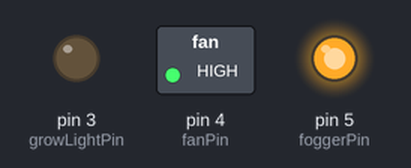
Bench run of a sketch on a simulated Arduino Uno, built with avr-gcc and run on an emulated ATmega328P. Shown: switched loads named in the sketch (green lamp = pin HIGH), output pins drawn as LEDs (lit = HIGH).

Above: at 0.1 s.
At 18.1 s:
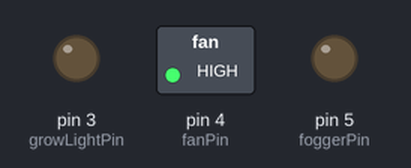
At 60.1 s:
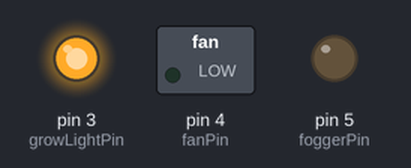
At 90.1 s:
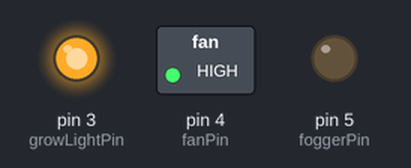
At 120.1 s:
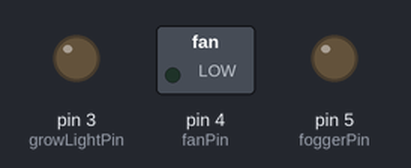
Timing chart, 0 to 121.6 s (numbered marks = the images above):
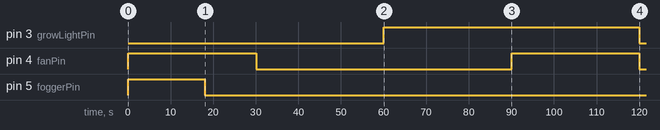

Measured:
- by itself, pin 3 (growLightPin): LOW → HIGH at 60.1 s, → LOW 60.0 s later
- by itself, pin 4 (fanPin): HIGH → LOW at 30.1 s, → HIGH 60.0 s later, → LOW 30.0 s later
- by itself, pin 5 (foggerPin): HIGH → LOW at 18.1 s

The sketch:

growlight_fanfog.ino
```cpp
// Define pins for fogger, fan, and grow light
const int foggerPin = 5;   // Replace with the actual fogger pin number
const int fanPin = 4;      // Replace with the actual fan pin number
const int growLightPin = 3; // Replace with the actual grow light pin number

// Define time intervals in milliseconds
const unsigned long foggerOnDuration = 18000;  // 5 minutes
const unsigned long foggerOffDuration = 180000;  // 1 minute
const unsigned long fanOnDuration = 30000;     // 5 minutes
const unsigned long fanOffDuration = 60000;     // 1 minute
const unsigned long growLightOnDuration = 60000; // 5 minutes
const unsigned long growLightOffDuration = 60000; // 1 minute

unsigned long foggerStartTime = 60;
unsigned long fanStartTime = 60;
unsigned long growLightStartTime = 60;

bool growLightOn = false;

void setup() {
  pinMode(foggerPin, OUTPUT);
  pinMode(fanPin, OUTPUT);
  pinMode(growLightPin, OUTPUT);

  // Turn on fogger and fan immediately
  digitalWrite(foggerPin, HIGH);
  digitalWrite(fanPin, HIGH);

  // Delay for the initial duration
  delay(foggerOnDuration);

  // Turn them off
  digitalWrite(foggerPin, LOW);
  digitalWrite(fanPin, LOW);
}


void loop() {
  unsigned long currentTime = millis();

  // Control the fogger
  if (currentTime - foggerStartTime >= (foggerOnDuration + foggerOffDuration)) {
    foggerStartTime = currentTime;
  }

  if (currentTime - foggerStartTime < foggerOnDuration) {
    digitalWrite(foggerPin, HIGH); // Turn fogger on
  } else {
    digitalWrite(foggerPin, LOW); // Turn fogger off
  }

  // Control the fan
  if (currentTime - fanStartTime >= (fanOnDuration + fanOffDuration)) {
    fanStartTime = currentTime;
  }

  if (currentTime - fanStartTime < fanOnDuration) {
    digitalWrite(fanPin, HIGH); // Turn fan on
  } else {
    digitalWrite(fanPin, LOW); // Turn fan off
  }

  // Control the grow light
  if (currentTime - growLightStartTime >= (growLightOn ? growLightOnDuration : growLightOffDuration)) {
    growLightOn = !growLightOn; // Toggle the state
    growLightStartTime = currentTime;
  }

  digitalWrite(growLightPin, growLightOn ? HIGH : LOW); // Turn grow light on or off
}
```
